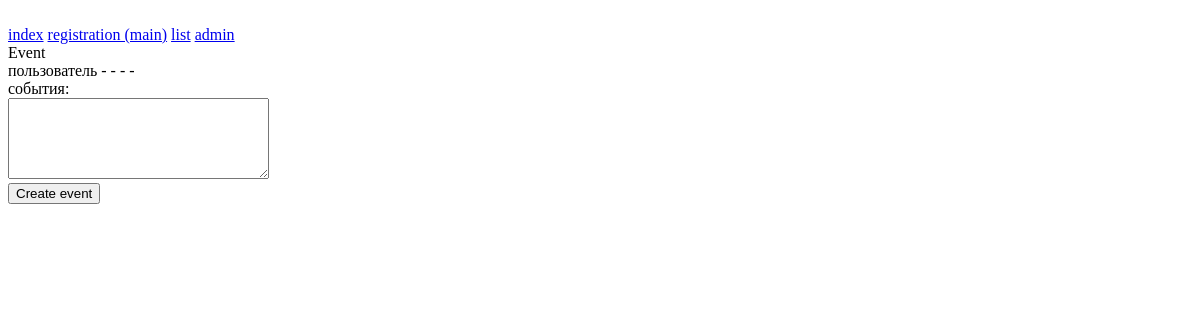
Page /main/4/event on the earlier database version.
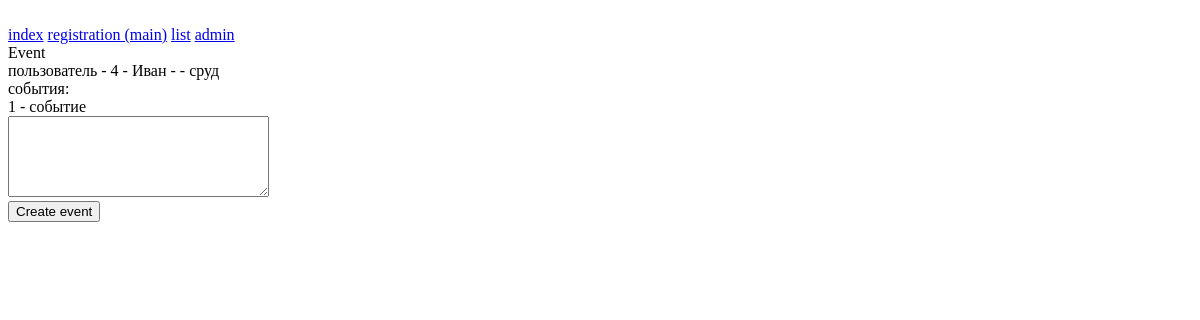
Same page on the later database version.
### main/models.py (models this page shows, shortened)
class Employee(models.Model):
    id = models.AutoField(primary_key=True)
    name = models.CharField('Имя пользователя', max_length = 100)
    mail = models.CharField('Почта', max_length = 200)
    status = models.CharField('Статус', max_length = 100)
    class Meta:
        verbose_name = 'Сотрудники'
        verbose_name_plural = 'Сотрудники'

class Event(models.Model):
    employee = models.ForeignKey(Employee, on_delete = models.CASCADE)
    message = models.TextField('Текст сообщения')
    class Meta:
        verbose_name = 'События'
        verbose_name_plural = 'События'

### main/views.py (the view, shortened to what this page needs)
# urls.py: path('<int:user_id>/event', views.event, name = 'event'),
def event(request, user_id):
    user_objects = Employee.objects.raw('SELECT * FROM main_employee WHERE id = %s', [user_id])
    events = Event.objects.raw('SELECT * FROM main_event WHERE employee_id = %s', [user_id])
    return render(request, 'main/event.html', {'user_objects': user_objects, 'events': events, 'key': RECAPTCHA_SITE_KEY_V3})

### django_test_1/templates/main/event.html (shortened to what this page needs)
{%extends "layout.html"%}
{%block content%}
<head>
</head>
  Event<br>
  пользователь - {{user_objects.0.id}} - {{user_objects.0.name}} - {{user_objects.0.mail}} - {{user_objects.0.status}}<br>
  события:<br>
  {% for event in events %}
  {{ forloop.counter }} - {{event.message}}<br>
  {%endfor%}
  <form action="{% url 'main:event' user_objects.0.id %}" method="post" onclick="onClick()">
    <textarea name="event" rows="5" cols="30" maxlength="50"></textarea><br>
    <button type="submit">Create event</button>
  </form>
{%endblock%}

Differences in the rows shown:
added Employee: id "4", name "Иван", status "сруд"
added Event: message "событие"
